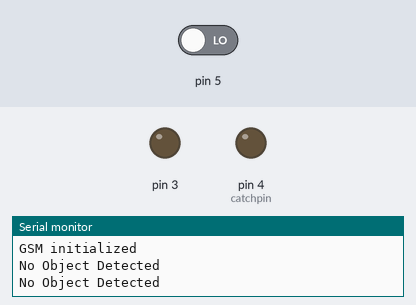
Bench run of a sketch on a simulated Arduino Uno, built with avr-gcc and run on an emulated ATmega328P. Shown: output pins drawn as LEDs (lit = HIGH), the last lines printed to the serial monitor. The test bench sets the inputs (shaded band); at power-on: pin 5 LOW. Pins used as bus, display or sensor lines are not drawn.

Above: at 3.2 s.
3.3 s: pin 5 driven HIGH
At 5.1 s:
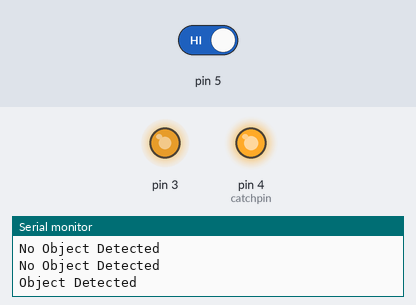
Timing chart, 0 to 6.6 s (numbered marks = the images above; inputs shaded):
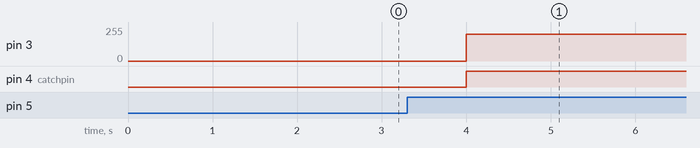

The sketch:

Code.ino
```cpp
#include <GSM.h>
#define PINNUMBER ""

GSM gsmAccess;
GSM_SMS sms;

int led = 1;
int pir = 2;
int buzzer = 3;
int catchpin = 4;

void setup()
{
  Serial.begin(9600);
  pinMode(1, OUTPUT);
  pinMode(2, INPUT);
  pinMode(3, OUTPUT);
  pinMode(4, OUTPUT);
  Serial.println("SMS Messages Sender");
  // connection state
  bool notConnected = true;

  // Start GSM shield
  // If your SIM has PIN, pass it as a parameter of begin() in quotes
  while (notConnected)
  {
    if (gsmAccess.begin(PINNUMBER) == GSM_READY)
    {
      notConnected = false;
    }

    else
    {
      Serial.println("Not connected");
      delay(1000);
    }
  }

  Serial.println("GSM initialized");
}

void loop()
{
  int remoteNum = 0452603505;
  char txtMsg[200] = "Rat has been trapped";
  if(digitalRead(5)== HIGH)
    {
      Serial.println("Object Detected");
      digitalWrite(1, HIGH);
      analogWrite(3, 200);
      digitalWrite(4, HIGH);
      sms.beginSMS(remoteNum);
      sms.print(txtMsg);
      sms.endSMS();
    }
 else
  {
    Serial.println("No Object Detected");
    digitalWrite(1, LOW);
    digitalWrite(3, LOW);
    digitalWrite(4, LOW);
  }
   delay(1000);
}
```

Measured:
- after the input at 3.3 s, pin 3: 0/255 → 200/255 after 0.70 s; pin 4 (catchpin): LOW → HIGH after 0.70 s
